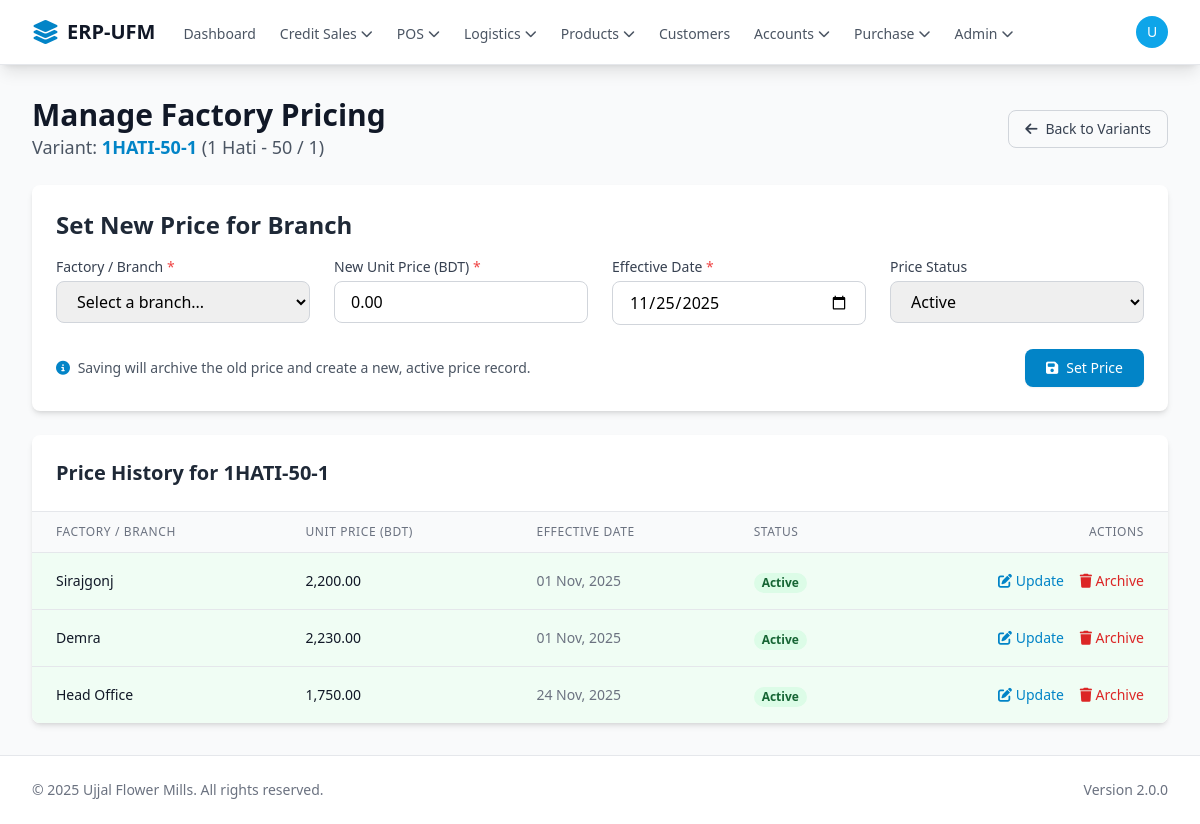
The app's page /product/pricing.php?variant_id=3 (signed in) with its own data.
### tables this page shows
CREATE TABLE `product_variants` (
  `id` bigint(20) UNSIGNED NOT NULL,
  `uuid` varchar(36) NOT NULL DEFAULT uuid(),
  `product_id` bigint(20) UNSIGNED NOT NULL COMMENT 'Links to the base product in `products` table',
  `grade` varchar(50) DEFAULT NULL COMMENT 'e.g., A Grade, B Grade',
  `weight_variant` varchar(50) DEFAULT NULL COMMENT 'e.g., 1 Litre, 5 Litre, 1 Piece',
  `unit_of_measure` enum('Piece','Litre','kg','Meter') NOT NULL DEFAULT 'Piece',
  `sku` varchar(100) NOT NULL COMMENT 'The unique SKU for THIS variant, e.g., UPP-A-1L',
  `status` enum('active','inactive') NOT NULL DEFAULT 'active',
  `created_at` timestamp NOT NULL DEFAULT current_timestamp(),
  `updated_at` timestamp NOT NULL DEFAULT current_timestamp() ON UPDATE current_timestamp(),
  `weight_kg` decimal(8,2) DEFAULT NULL
);

CREATE TABLE `products` (
  `id` bigint(20) UNSIGNED NOT NULL,
  `uuid` varchar(36) NOT NULL DEFAULT uuid(),
  `base_name` varchar(255) NOT NULL,
  `base_sku` varchar(100) DEFAULT NULL COMMENT 'A general SKU for the product line, e.g., UPP',
  `description` text DEFAULT NULL,
  `category` varchar(100) DEFAULT NULL,
  `status` enum('active','inactive') NOT NULL DEFAULT 'active',
  `created_at` timestamp NOT NULL DEFAULT current_timestamp(),
  `updated_at` timestamp NOT NULL DEFAULT current_timestamp() ON UPDATE current_timestamp()
);

CREATE TABLE `product_prices` (
  `id` bigint(20) UNSIGNED NOT NULL,
  `variant_id` bigint(20) UNSIGNED NOT NULL,
  `branch_id` int(11) UNSIGNED NOT NULL,
  `unit_price` decimal(12,2) NOT NULL DEFAULT 0.00,
  `effective_date` date NOT NULL DEFAULT curdate(),
  `status` enum('active','promotional','inactive') NOT NULL DEFAULT 'active',
  `is_active` tinyint(1) NOT NULL DEFAULT 1,
  `created_at` timestamp NOT NULL DEFAULT current_timestamp(),
  `updated_at` timestamp NOT NULL DEFAULT current_timestamp() ON UPDATE current_timestamp()
);

CREATE TABLE `branches` (
  `id` int(10) UNSIGNED NOT NULL,
  `name` varchar(255) NOT NULL COMMENT 'Full name of the branch (e.g., "Savar SRG Factory")',
  `code` varchar(50) DEFAULT NULL COMMENT 'Short code for the branch (e.g., "SRG", "DEMRA")',
  `address` text DEFAULT NULL COMMENT 'Physical address of the branch',
  `phone_number` varchar(20) DEFAULT NULL,
  `status` enum('active','inactive') NOT NULL DEFAULT 'active',
  `created_at` timestamp NOT NULL DEFAULT current_timestamp(),
  `updated_at` timestamp NOT NULL DEFAULT current_timestamp() ON UPDATE current_timestamp()
);

### core/init.php (called while the page is built, shortened)
<?php
spl_autoload_register(function ($class) {
    $class_file = __DIR__ . '/classes/' . $class . '.php';
});
$db = Database::getInstance();

### core/classes/Database.php (called while the page is built, shortened)
<?php
class Database
{
    private static $_instance = null;
    private $_pdo,
            $_query,
            $_error = false,
            $_results,
            $_count = 0;
    private function __construct()
    {
        try {
            $options = [
                PDO::ATTR_PERSISTENT => true,
                PDO::ATTR_ERRMODE => PDO::ERRMODE_EXCEPTION,
                PDO::ATTR_DEFAULT_FETCH_MODE => PDO::FETCH_OBJ,
                PDO::MYSQL_ATTR_INIT_COMMAND => "SET NAMES utf8mb4 COLLATE utf8mb4_unicode_ci"
            ];
            $this->_pdo = new PDO('mysql:host=' . DB_HOST . ';dbname=' . DB_NAME . ';charset=utf8mb4', DB_USER, DB_PASS, $options);
        } catch (PDOException $e) {
            error_log("Database Connection Error: " . $e->getMessage());
            die("Database connection failed. Please check logs or contact support.");
        }
    }
    public static function getInstance()
    {
        if (!isset(self::$_instance)) {
            self::$_instance = new Database();
        }
        return self::$_instance;
    }
    public function query($sql, $params = [])
    {
        $this->_results = [];
        try {
            $this->_query = $this->_pdo->prepare($sql);
            $success = $this->_query->execute($params);
            if ($success) {
                if (stripos(trim($sql), 'SELECT') === 0) {
                    $this->_results = $this->_query->fetchAll(PDO::FETCH_OBJ);
                } else {
                    $this->_count = $this->_query->rowCount();
                }
            }
        } catch (PDOException $e) {
            $this->_error = true;
            error_log("SQL Error [{$e->getCode()}]: {$e->getMessage()} in query: $sql | Params: " . print_r($params, true));
        }
        return $this;
    }
    public function results()
    {
        return $this->_results;
    }
    public function first()
    {
        return $this->_results[0] ?? null;
    }
}
?>

### product/pricing.php (the view, shortened to what this page needs)
<?php
require_once '../core/init.php';
global $db;
$edit_mode = false;
$price_to_edit = null;
$variant_id = (int)$_GET['variant_id'];
$variant = $db->query(
    "SELECT pv.*, p.base_name
     FROM product_variants pv
     JOIN products p ON pv.product_id = p.id
     WHERE pv.id = ?",
    [$variant_id]
)->first();
$branches = $db->query("SELECT * FROM branches WHERE status = 'active' ORDER BY name ASC")->results();
$price_history = $db->query(
    "SELECT pp.*, b.name as branch_name
     FROM product_prices pp
     JOIN branches b ON pp.branch_id = b.id
     WHERE pp.variant_id = ?
     ORDER BY pp.branch_id, pp.is_active DESC, pp.effective_date DESC",
    [$variant_id]
)->results();
$active_prices = [];
foreach ($price_history as $price) {
    if ($price->is_active) {
        $active_prices[$price->branch_id] = $price;
    }
}
$available_branches = array_filter($branches, function($branch) use ($active_prices) {
    return !isset($active_prices[$branch->id]);
});
require_once '../templates/header.php';
?>
<div class="flex justify-between items-center mb-6">
    <div>
        <h1 class="text-3xl font-bold text-gray-900">Manage Factory Pricing</h1>
        <p class="text-lg text-gray-600">
            Variant:
            <strong class="text-primary-600"><?php echo htmlspecialchars($variant->sku); ?></strong>
            (<?php echo htmlspecialchars($variant->base_name . ' - ' . $variant->weight_variant . ' / ' . $variant->grade); ?>)
        </p>
    </div>
    <a href="manage_variants.php?product_id=<?php echo $variant->product_id; ?>" class="px-4 py-2 border border-gray-300 rounded-lg text-sm font-medium text-gray-700 hover:bg-gray-50">
        <i class="fas fa-arrow-left mr-2"></i>Back to Variants
    </a>
</div>
<div class="bg-white rounded-lg shadow-md p-6 mb-6">
    <h2 class="text-2xl font-bold text-gray-800 mb-4">
        <?php echo $edit_mode ? 'Update Price for Branch' : 'Set New Price for Branch'; ?>
    </h2>
    <form action="pricing.php?variant_id=<?php echo $variant_id; ?>" method="POST" class="grid grid-cols-1 md:grid-cols-4 gap-6">
        <div>
            <label for="branch_id" class="block text-sm font-medium text-gray-700 mb-1">Factory / Branch <span class="text-red-500">*</span></label>
            <select id="branch_id" name="branch_id" class="w-full px-4 py-2 border border-gray-300 rounded-lg focus:ring-2 focus:ring-primary-500 focus:border-primary-500" <?php echo $edit_mode ? 'disabled' : 'required'; ?>>
                <?php if ($edit_mode): ?>
                    <?php $branch_name = $db->query("SELECT name FROM branches WHERE id = ?", [$price_to_edit->branch_id])->first()->name; ?>
                    <option value="<?php echo $price_to_edit->branch_id; ?>" selected><?php echo htmlspecialchars($branch_name); ?></option>
                    <input type="hidden" name="branch_id" value="<?php echo $price_to_edit->branch_id; ?>">
                <?php else: ?>
                    <option value="" disabled selected>Select a branch...</option>
                <?php endif; ?>
            </select>
        </div>
        <div>
            <label for="unit_price" class="block text-sm font-medium text-gray-700 mb-1">New Unit Price (BDT) <span class="text-red-500">*</span></label>
            <input type="number" step="0.01" id="unit_price" name="unit_price" required
                   class="w-full px-4 py-2 border border-gray-300 rounded-lg focus:ring-2 focus:ring-primary-500 focus:border-primary-500"
                   value="<?php echo htmlspecialchars($price_to_edit->unit_price ?? '0.00'); ?>"
                   placeholder="e.g., 1500.50">
        </div>
        <div>
            <label for="effective_date" class="block text-sm font-medium text-gray-700 mb-1">Effective Date <span class="text-red-500">*</span></label>
            <input type="date" id="effective_date" name="effective_date" required
                   class="w-full px-4 py-2 border border-gray-300 rounded-lg focus:ring-2 focus:ring-primary-500 focus:border-primary-500"
                   value="<?php echo date('Y-m-d'); ?>">
        </div>
        <div>
            <label for="status" class="block text-sm font-medium text-gray-700 mb-1">Price Status</label>
            <select id="status" name="status" class="w-full px-4 py-2 border border-gray-300 rounded-lg focus:ring-2 focus:ring-primary-500 focus:border-primary-500">
                <option value="active" <?php echo ($price_to_edit->status ?? 'active') === 'active' ? 'selected' : ''; ?>>Active</option>
            </select>
        </div>
        <div class="md:col-span-4 flex justify-between items-center">
            <p class="text-sm text-gray-600">
                <i class="fas fa-info-circle mr-1 text-primary-600"></i>
                Saving will archive the old price and create a new, active price record.
            </p>
            <div class="flex space-x-3">
                <button type="submit" class="px-5 py-2 border border-transparent rounded-lg shadow-sm text-sm font-medium text-white bg-primary-600 hover:bg-primary-700 focus:outline-none focus:ring-2 focus:ring-offset-2 focus:ring-primary-500"
                    <?php echo !$edit_mode && empty($available_branches) ? 'disabled' : ''; ?>>
                    <i class="fas fa-save mr-2"></i><?php echo $edit_mode ? 'Update Price' : 'Set Price'; ?>
                </button>
            </div>
        </div>
    </form>
</div>
<div class="bg-white rounded-lg shadow-md overflow-hidden">
    <h3 class="text-xl font-bold text-gray-800 p-6 border-b border-gray-200">
        Price History for <?php echo htmlspecialchars($variant->sku); ?>
    </h3>
    <div class="overflow-x-auto">
        <table class="min-w-full divide-y divide-gray-200">
            <thead class="bg-gray-50">
                <tr>
                    <th scope="col" class="px-6 py-3 text-left text-xs font-medium text-gray-500 uppercase tracking-wider">Factory / Branch</th>
                    <th scope="col" class="px-6 py-3 text-left text-xs font-medium text-gray-500 uppercase tracking-wider">Unit Price (BDT)</th>
                    <th scope="col" class="px-6 py-3 text-left text-xs font-medium text-gray-500 uppercase tracking-wider">Effective Date</th>
                    <th scope="col" class="px-6 py-3 text-left text-xs font-medium text-gray-500 uppercase tracking-wider">Status</th>
                    <th scope="col" class="px-6 py-3 text-right text-xs font-medium text-gray-500 uppercase tracking-wider">Actions</th>
                </tr>
            </thead>
            <tbody class="bg-white divide-y divide-gray-200">
                <?php if (empty($price_history)): ?>
                    <tr>
                        <td colspan="5" class="px-6 py-4 whitespace-nowrap text-sm text-gray-500 text-center">
                            No prices have been set for this variant. Add one above.
                        </td>
                    </tr>
                <?php else: ?>
                    <?php foreach ($price_history as $price): ?>
                        <tr class="<?php echo $price->is_active ? 'bg-green-50' : 'bg-gray-50 opacity-60'; ?>">
                            <td class="px-6 py-4 whitespace-nowrap text-sm font-medium <?php echo $price->is_active ? 'text-gray-900' : 'text-gray-500'; ?>">
                                <?php echo htmlspecialchars($price->branch_name); ?>
                            </td>
                            <td class="px-6 py-4 whitespace-nowrap text-sm <?php echo $price->is_active ? 'text-gray-900' : 'text-gray-500'; ?>">
                                <?php echo number_format($price->unit_price, 2); ?>
                            </td>
                            <td class="px-6 py-4 whitespace-nowrap text-sm text-gray-500">
                                <?php echo date('d M, Y', strtotime($price->effective_date)); ?>
                            </td>
                            <td class="px-6 py-4 whitespace-nowrap">
                                <?php if ($price->is_active): ?>
                                    <span class="px-2 inline-flex text-xs leading-5 font-semibold rounded-full bg-green-100 text-green-800">Active</span>
                                <?php else: ?>
                                    <span class="px-2 inline-flex text-xs leading-5 font-semibold rounded-full bg-gray-200 text-gray-700">Archived</span>
                                <?php endif; ?>
                            </td>
                            <td class="px-6 py-4 whitespace-nowrap text-right text-sm font-medium space-x-3">
                                <?php if ($price->is_active): ?>
                                    <a href="pricing.php?variant_id=<?php echo $variant_id; ?>&edit=<?php echo $price->id; ?>" class="text-primary-600 hover:text-primary-900" title="Set New Price">
                                        <i class="fas fa-edit"></i> Update
                                    </a>
                                    <form action="pricing.php?variant_id=<?php echo $variant_id; ?>" method="POST" class="inline" onsubmit="return confirm('Are you sure you want to deactivate this price? This will archive it.');">
                                        <button type="submit" class="text-red-600 hover:text-red-900" title="Deactivate Price">
                                            <i class="fas fa-trash"></i> Archive
                                        </button>
                                    </form>
                                <?php else: ?>
                                    <span class="text-gray-400 text-xs">Archived</span>
                                <?php endif; ?>
                            </td>
                        </tr>
                    <?php endforeach; ?>
                <?php endif; ?>
            </tbody>
        </table>
    </div>
</div>
<?php
require_once '../templates/footer.php';
?>

### records on screen
product_variants: sku "1HATI-50-1", product+weight_variant+grade "1 Hati - 50 / 1"
product_prices: branch.name "Sirajgonj", unit_price "2,200.00", effective_date "01 Nov, 2025", is_active "Active"
product_prices: branch.name "Demra", unit_price "2,230.00", effective_date "01 Nov, 2025", is_active "Active"
product_prices: branch.name "Head Office", unit_price "1,750.00", effective_date "24 Nov, 2025", is_active "Active"

### other values on screen
APP_NAME "ERP-UFM"
substr($currentUser['display_name'] ?? 'U', 0, 1) "U"
APP_VERSION "2.0.0"
